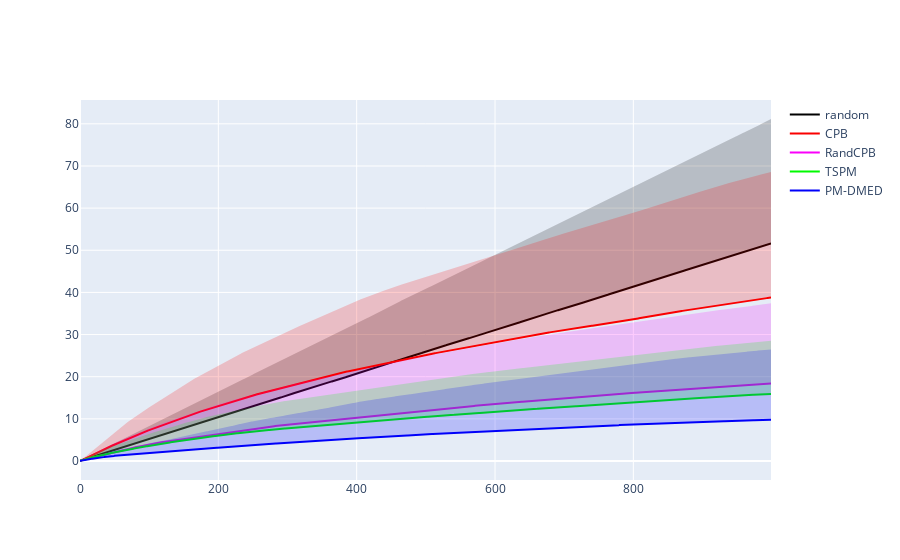
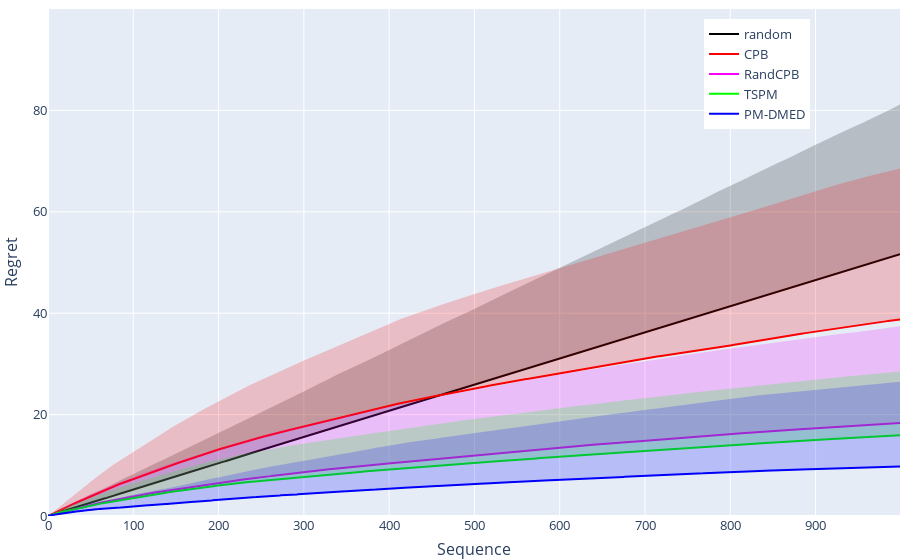

Notebook code cell kept with these figures, in order:
### Code cell
import cpb_gaussian_v2
#import ucbTSPM_v2
n_cores = 8
n_folds = 100
horizon = 1000
# outcome_distribution =  {'spam':0.05,'ham':0.95}

game = games.apple_tasting(False)


#feedexp3.FeedExp3(  game, horizon, ),
#feedexp3_v3.FeedExp3(  game, horizon, ),
#eTSPM.eTSPM_alg(  game, horizon, 1),
#TSPM.TSPM_alg(  game, horizon,), bpm.BPM(  game, horizon,  [0.5, 0.5 ], np.identity(2) ) ,

#TSPM.TSPM_alg(  game, horizon,), 
#ucbTSPM_v2.TSPM_alg(game, horizon)  

algos = [ random_algo.Random(  game, horizon, ),      
          cpb.CPB(  game, horizon, 1.01), 
          cpb_gaussian.CPB_gaussian(  game, horizon, 1.01, True, 1/16, 10),
          TSPM.TSPM_alg(  game, horizon, 1),  
          PM_DMED.PM_DMED(  game, horizon,)  ] 

        #cpb_gaussian_v2.CPB_gaussian(  game, horizon, 1.01, True), 
        #cpb_gaussian_v2.CPB_gaussian(  game, horizon, 1.01, False), ]
        #cpb_gaussian_v2.CPB_gaussian(  game, horizon, 1.01),
        #TSPM.TSPM_alg(game, horizon, 1 ) ]
        #TSPM.TSPM_alg(game, horizon, 0 )   #eTSPM.eTSPM_alg(game, horizon, 1), cpb_uniform.CPB_uniform(  game, horizon, 1.01), 

colors = [  [0,0,0], [250,0,0], [250,0,250], [0,250,0], [0,0,250],    ] #[0,150,0], [0,250,0], [0,150,0], [0,0,250], [0,0,0],  [0,255,0], [0 , 150, 0], [155,155,0], [255,0,0], [0,0,255] , [255,51,255], [255,51,255], [255,20,200]  ] #
labels = [  'random',  'CPB',  'RandCPB', 'TSPM', 'PM-DMED'  ]  # 'random', 'TSPM' , 'TSPM (R=0)', 'RandCBP (uncoupled)','CPB uniform', ,'TSPM' , 'ucbTSPM (Auer)' 'FeedExp3 (2001)', 'FeedExp3 (2006)', 'CPB',  'eTSPM (Auer)',


fig = go.Figure(    )

for alg, color, label in zip( algos, colors, labels):

    r,g,b = color
    result = evaluate_parallel(n_cores, n_folds, horizon, alg, game, 'hard')
    regret =  np.mean(result,0) 
    xcoords = np.arange(0,horizon,1).tolist()
    std =  np.std(result,0) 
    upper_regret = regret + std

    fig.add_trace(go.Scatter(x=xcoords, y=regret, line=dict(color='rgb({},{},{})'.format(r,g,b)), mode='lines',  name=label )) # 

    fig.add_trace(   go.Scatter( x=xcoords+xcoords[::-1], y=upper_regret.tolist()+regret.tolist()[::-1],  fill='toself', fillcolor='rgba({},{},{},0.2)'.format(r,g,b), 
                         line=dict(color='rgba(255,255,255,0)'),   hoverinfo="skip",  showlegend=False )

    )
    
fig.show(legend=True)
fig.update_yaxes(range=[0, 100] )

fig.update_layout(legend= dict(yanchor="top",y=0.98,xanchor="left",x=0.77), autosize=False,
                 xaxis_title="Sequence",
                 yaxis_title="Regret",
                 margin=go.layout.Margin( l=0,   r=0,   b=0,    t=0, ), 
                  font=dict(size=13,) )
#fig.write_image("./hard_AT.pdf")

fig.show()

### Figure 1 — Plotly figure (JSON) as saved in the notebook; plotly's stock layout.template omitted (floating-point values rounded to 4 significant figures; data arrays with more than 128 entries replaced by an {"elided": "..."} marker saying what was removed)
{"data": [{"line": {"color": "rgb(0,0,0)"}, "mode": "lines", "name": "random", "type": "scatter", "x": {"elided": "1000 int values"}, "y": {"elided": "1000 float values"}}, {"fill": "toself", "fillcolor": "rgba(0,0,0,0.2)", "hoverinfo": "skip", "line": {"color": "rgba(255,255,255,0)"}, "showlegend": false, "type": "scatter", "x": {"elided": "2000 int values"}, "y": {"elided": "2000 float values"}}, {"line": {"color": "rgb(250,0,0)"}, "mode": "lines", "name": "CPB", "type": "scatter", "x": {"elided": "1000 int values"}, "y": {"elided": "1000 float values"}}, {"fill": "toself", "fillcolor": "rgba(250,0,0,0.2)", "hoverinfo": "skip", "line": {"color": "rgba(255,255,255,0)"}, "showlegend": false, "type": "scatter", "x": {"elided": "2000 int values"}, "y": {"elided": "2000 float values"}}, {"line": {"color": "rgb(250,0,250)"}, "mode": "lines", "name": "RandCPB", "type": "scatter", "x": {"elided": "1000 int values"}, "y": {"elided": "1000 float values"}}, {"fill": "toself", "fillcolor": "rgba(250,0,250,0.2)", "hoverinfo": "skip", "line": {"color": "rgba(255,255,255,0)"}, "showlegend": false, "type": "scatter", "x": {"elided": "2000 int values"}, "y": {"elided": "2000 float values"}}, {"line": {"color": "rgb(0,250,0)"}, "mode": "lines", "name": "TSPM", "type": "scatter", "x": {"elided": "1000 int values"}, "y": {"elided": "1000 float values"}}, {"fill": "toself", "fillcolor": "rgba(0,250,0,0.2)", "hoverinfo": "skip", "line": {"color": "rgba(255,255,255,0)"}, "showlegend": false, "type": "scatter", "x": {"elided": "2000 int values"}, "y": {"elided": "2000 float values"}}, {"line": {"color": "rgb(0,0,250)"}, "mode": "lines", "name": "PM-DMED", "type": "scatter", "x": {"elided": "1000 int values"}, "y": {"elided": "1000 float values"}}, {"fill": "toself", "fillcolor": "rgba(0,0,250,0.2)", "hoverinfo": "skip", "line": {"color": "rgba(255,255,255,0)"}, "showlegend": false, "type": "scatter", "x": {"elided": "2000 int values"}, "y": {"elided": "2000 float values"}}], "layout": {}}

### Figure 2 — Plotly figure (JSON) as saved in the notebook; plotly's stock layout.template omitted (floating-point values rounded to 4 significant figures; data arrays with more than 128 entries replaced by an {"elided": "..."} marker saying what was removed)
{"data": [{"line": {"color": "rgb(0,0,0)"}, "mode": "lines", "name": "random", "type": "scatter", "x": {"elided": "1000 int values"}, "y": {"elided": "1000 float values"}}, {"fill": "toself", "fillcolor": "rgba(0,0,0,0.2)", "hoverinfo": "skip", "line": {"color": "rgba(255,255,255,0)"}, "showlegend": false, "type": "scatter", "x": {"elided": "2000 int values"}, "y": {"elided": "2000 float values"}}, {"line": {"color": "rgb(250,0,0)"}, "mode": "lines", "name": "CPB", "type": "scatter", "x": {"elided": "1000 int values"}, "y": {"elided": "1000 float values"}}, {"fill": "toself", "fillcolor": "rgba(250,0,0,0.2)", "hoverinfo": "skip", "line": {"color": "rgba(255,255,255,0)"}, "showlegend": false, "type": "scatter", "x": {"elided": "2000 int values"}, "y": {"elided": "2000 float values"}}, {"line": {"color": "rgb(250,0,250)"}, "mode": "lines", "name": "RandCPB", "type": "scatter", "x": {"elided": "1000 int values"}, "y": {"elided": "1000 float values"}}, {"fill": "toself", "fillcolor": "rgba(250,0,250,0.2)", "hoverinfo": "skip", "line": {"color": "rgba(255,255,255,0)"}, "showlegend": false, "type": "scatter", "x": {"elided": "2000 int values"}, "y": {"elided": "2000 float values"}}, {"line": {"color": "rgb(0,250,0)"}, "mode": "lines", "name": "TSPM", "type": "scatter", "x": {"elided": "1000 int values"}, "y": {"elided": "1000 float values"}}, {"fill": "toself", "fillcolor": "rgba(0,250,0,0.2)", "hoverinfo": "skip", "line": {"color": "rgba(255,255,255,0)"}, "showlegend": false, "type": "scatter", "x": {"elided": "2000 int values"}, "y": {"elided": "2000 float values"}}, {"line": {"color": "rgb(0,0,250)"}, "mode": "lines", "name": "PM-DMED", "type": "scatter", "x": {"elided": "1000 int values"}, "y": {"elided": "1000 float values"}}, {"fill": "toself", "fillcolor": "rgba(0,0,250,0.2)", "hoverinfo": "skip", "line": {"color": "rgba(255,255,255,0)"}, "showlegend": false, "type": "scatter", "x": {"elided": "2000 int values"}, "y": {"elided": "2000 float values"}}], "layout": {"autosize": false, "font": {"size": 13}, "legend": {"x": 0.77, "xanchor": "left", "y": 0.98, "yanchor": "top"}, "margin": {"b": 0, "l": 0, "r": 0, "t": 0}, "xaxis": {"title": {"text": "Sequence"}}, "yaxis": {"range": [0, 100], "title": {"text": "Regret"}}}}
